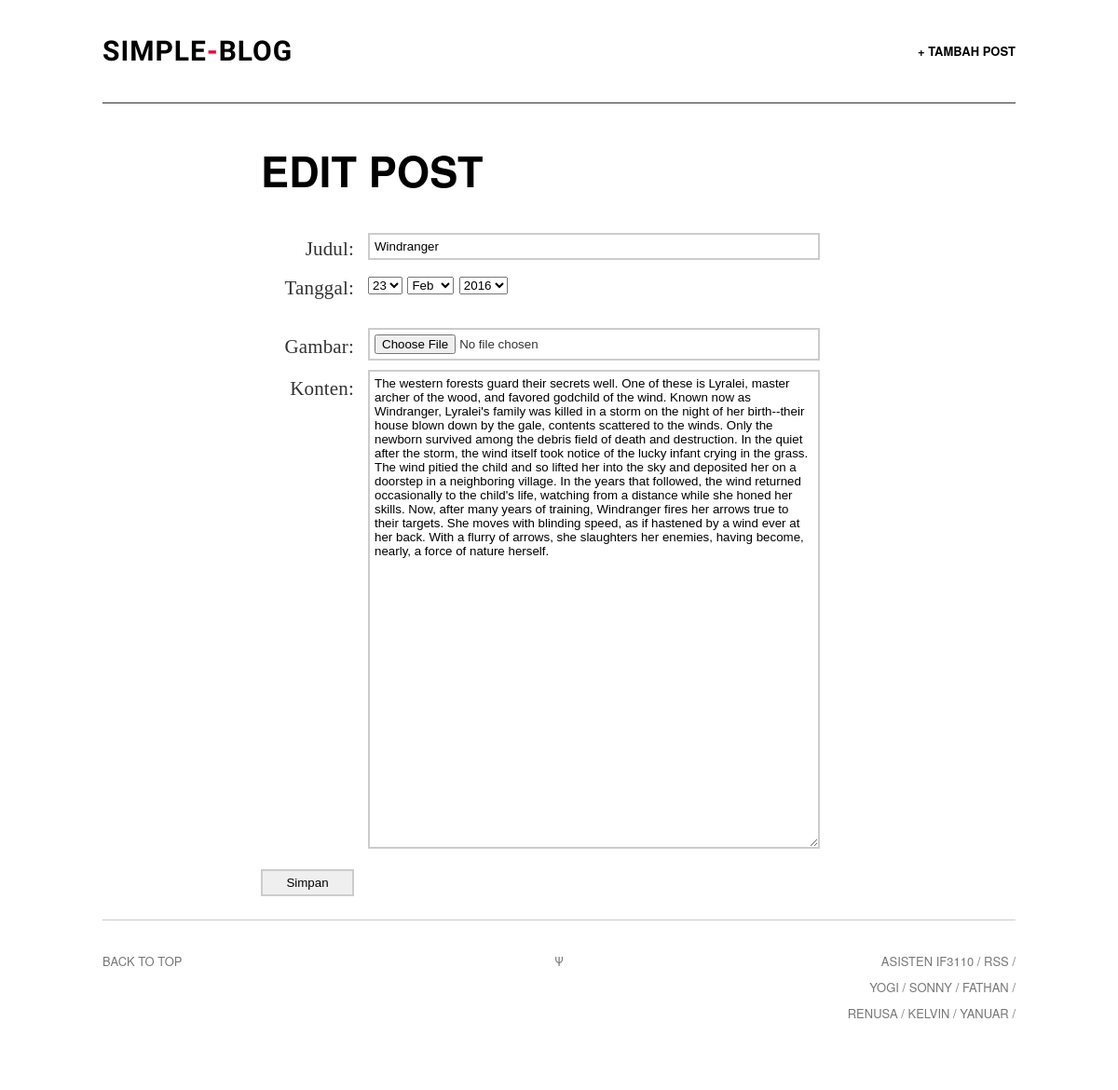
Page /edit.php?ID=1 on the committed database.
### tables this page shows
CREATE TABLE IF NOT EXISTS `posting` (
  `id` int(11) NOT NULL AUTO_INCREMENT,
  `judul` varchar(255) NOT NULL,
  `tanggal` date NOT NULL,
  `konten` text NOT NULL,
  `author` varchar(255) NOT NULL,
  `gambar` varchar(255) NOT NULL,
  PRIMARY KEY (`id`)
);

### edit.php (the view, shortened to what this page needs)
<!DOCTYPE html>
<html>
<head>
<link rel="stylesheet" type="text/css" href="assets/css/screen.css" />
</head>
<body class="default">
    <?php
        $dbhost="localhost";
        $dbuser="root";
        $dbpass="";
        $dbname="simpleblog";
        $connection=mysqli_connect($dbhost,$dbuser,$dbpass,$dbname);
        $posting_id=htmlspecialchars($_GET['ID']);
        $query = $connection->prepare("SELECT * FROM posting WHERE id = ?");
        $query->bind_param('i', $posting_id);
        $query->execute();
        $result=$query->get_result();
        if($result) $row=mysqli_fetch_assoc($result);
        else echo 'query gagal';
    ?>
<div class="wrapper">
<nav class="nav">
    <a style="border:none;" id="logo" href="index.php"><h1>Simple<span>-</span>Blog</h1></a>
    <ul class="nav-primary">
        <li><a href="new_post.php">+ Tambah Post</a></li>
    </ul>
</nav>
<article class="art simple post">
    <div class="art-body" style="top: 35px;">
        <div class="art-body-inner">
            <h2>Edit POST</h2>
            <div id="contact-area">
                <form id="formPost" method="post" action="processEdit.php?ID=<?php echo $posting_id ?>">
                    <label for="Judul">Judul: </label>
                    <input type="text" name="Judul" id="Judul" value="<?php echo $row['judul'] ?>">
                    <label for="Tanggal">Tanggal:</label>
                    <select id="daydropdown" name="daydropdown">
                    </select>
                    <select id="monthdropdown" name="monthdropdown">
                    </select>
                    <select id="yeardropdown" name="yeardropdown">
                    </select>
                    <br><br>
                    <label for="gambar">Gambar:</label>
                    <input type="file" accept="image/*" id="gambar" name="gambar" required>
                    <label for="Konten">Konten:</label><br>
                    <textarea name="Konten" rows="20" cols="20" id="Konten"><?php echo $row['konten'] ?></textarea>
                    <input type="submit" name="submit" value="Simpan" class="submit-button">
                    <br>
                </form>
            </div>
        </div>
    </div>
</article>
<footer class="footer">
    <div class="back-to-top"><a href="">Back to top</a></div>
    <div class="psi">&Psi;</div>
    <aside class="offsite-links">
        Asisten IF3110 /
        <a class="rss-link" href="#rss">RSS</a> /
        <br>
        <a class="twitter-link" href="http://twitter.com/YoGiiSinaga">Yogi</a> /
        <a class="twitter-link" href="http://twitter.com/sonnylazuardi">Sonny</a> /
        <a class="twitter-link" href="http://twitter.com/fathanpranaya">Fathan</a> /
        <br>
        <a class="twitter-link" href="#">Renusa</a> /
        <a class="twitter-link" href="#">Kelvin</a> /
        <a class="twitter-link" href="#">Yanuar</a> /
    </aside>
</footer>
</div>
</body>
</html>

### assets/css/screen.css (style rules this page uses)
html, body, div, span, object, iframe, h1, h2, h3, h4, h5, h6, p, blockquote, pre, a, address, cite, code, em, img, small, strong, ol, ul, li, fieldset, form, label, legend, table, caption, tbody, tfoot, thead, tr, th, td, article, aside, canvas, embed, figure, figcaption, footer, header, hgroup, menu, nav, section, summary, time, audio, video { margin: 0; padding: 0; border: 0; font-size: 100%; font: inherit; vertical-align: baseline; }
article, aside, details, figcaption, figure, footer, header, hgroup, menu, time, nav, section { display: block; }
html, body, .wrapper { min-height: 100%; }
html, body { height: 100%; }
.wrapper { min-height: 100%; }
body { overflow-x: hidden; font: 17px/28px ff-meta-serif-web-pro, "Georgia", serif; color: #333; background: #fff; }
h1, h2, h3, h4, h5, h6 { font-family: "proxima-nova", "helvetica neue", "helvetica", sans-serif; font-weight: normal; text-transform: uppercase; font-weight: 700; color: #000; text-rendering: optimizeLegibility; }
h1 { font-size: 50px; padding-bottom: 30px; }
h2 { font-size: 45px; padding-bottom: 5px; }
a { color: #F40034; text-decoration: none; -webkit-transition: color .2s ease-in-out; -moz-transition: color .2s ease-in-out; transition: color .2s ease-in-out; }
.wrapper { max-width: 1500px; margin: 0 auto; background: #fff; }
.nav, .art-header-inner, .footer, .art-list, .abt, .fourohfour { width: 980px; }
.nav, .art-body-inner, .footer, .art-list, .abt, .fourohfour { position: relative; margin: 0 auto; }
.nav { position: absolute; top: 0; left: 50%; height: 70px; padding-top: 40px; margin-left: -490px; border-bottom: 1px solid #333; z-index: 2; }
#logo { float: left; }
.nav-primary { float: right; }
.nav-primary li { display: inline-block; margin-left: 10px; font-weight: 500; }
#logo h1, .nav-primary li, .nav-primary li a { font-family: "proxima-nova", "helvetica neue", "helvetica", sans-serif; font-weight: 700; font-size: 13px; line-height: 30px; color: #000; text-transform: uppercase; }
#logo h1 { height: 30px; margin-left: 0px; letter-spacing: 1px; font-family: 'Questrial', sans-serif; font-size: 30px; }
#logo h1 span { color: #F40034 !important; }
.nav li:first-child { margin-left: 0; }
.art { margin-top: -131px; }
.art-body { position: relative; width: 100%; background: #fff; z-index: 100; -webkit-box-shadow: 0 -3px 3px rgba(0,0,0,.2); -moz-box-shadow: 0 -3px 3px rgba(0,0,0,.2); box-shadow: 0 -3px 3px rgba(0,0,0,.2); }
.art-body-inner { font-family: Georgia,Cambria,"Times New Roman",Times,serif; max-width: 640px; padding: 80px 0 50px; letter-spacing: 0.01rem; font-weight: 400; font-style: normal; font-size: 21px; line-height: 1.5; }
.simple .art-body { background: none; -webkit-box-shadow: none; -moz-box-shadow: none; box-shadow: none; }
.footer { padding: 30px 0 40px; overflow: hidden; border-top: 1px solid #ccc; }
.footer, .footer a { font-family: "proxima-nova", "helvetica neue", "helvetica", sans-serif; font-size: 13px; text-transform: uppercase; color: #777; }
.back-to-top, .footer-nav, .offsite-links { width: 45%; float: left; }
.psi { width:10%; float:left; text-align: center; }
.offsite-links { text-align: right; }
.nav:before, .art-body-inner:before, .footer:before, .art-list:before { content:""; display:table; }
.nav:after, .art-body-inner:after, .footer:after, .art-list:after { clear:both; }
.nav, .art-body-inner, .footer, .art-list { zoom:1; }
.art-list, .nav, .abt, .art-body { -webkit-animation: le-fade .5s 0s 1 ease-out; -moz-animation: le-fade .5s 0s 1 ease-out; }
#contact-area { width: 600px; margin-top: 25px; }
#contact-area input, #contact-area textarea { padding: 5px; width: 471px; font-family: Helvetica, sans-serif; margin: 0px 0px 10px 0px; border: 2px solid #ccc; }
#contact-area textarea { height: 500px; }
#contact-area input.submit-button { width: 100px; }
label { float: left; text-align: right; margin-right: 15px; width: 100px; padding-top: 5px; }

### rows in the picture
posting: Judul "Windranger", Konten "The western forests guard their secrets well. One of these is Lyralei, master archer of the wood, and favored godchild of the wind. Known now as Windranger, Lyralei's family was killed in a storm on the night of her birth--their house blown down by the gale, contents scattered to the winds. Only the newborn survived among the debris field of death and destruction. In the quiet after the storm, the wind itself took notice of the lucky infant crying in the grass. The wind pitied the child and so lifted her into the sky and deposited her on a doorstep in a neighboring village. In the years that followed, the wind returned occasionally to the child's life, watching from a distance while she…"
